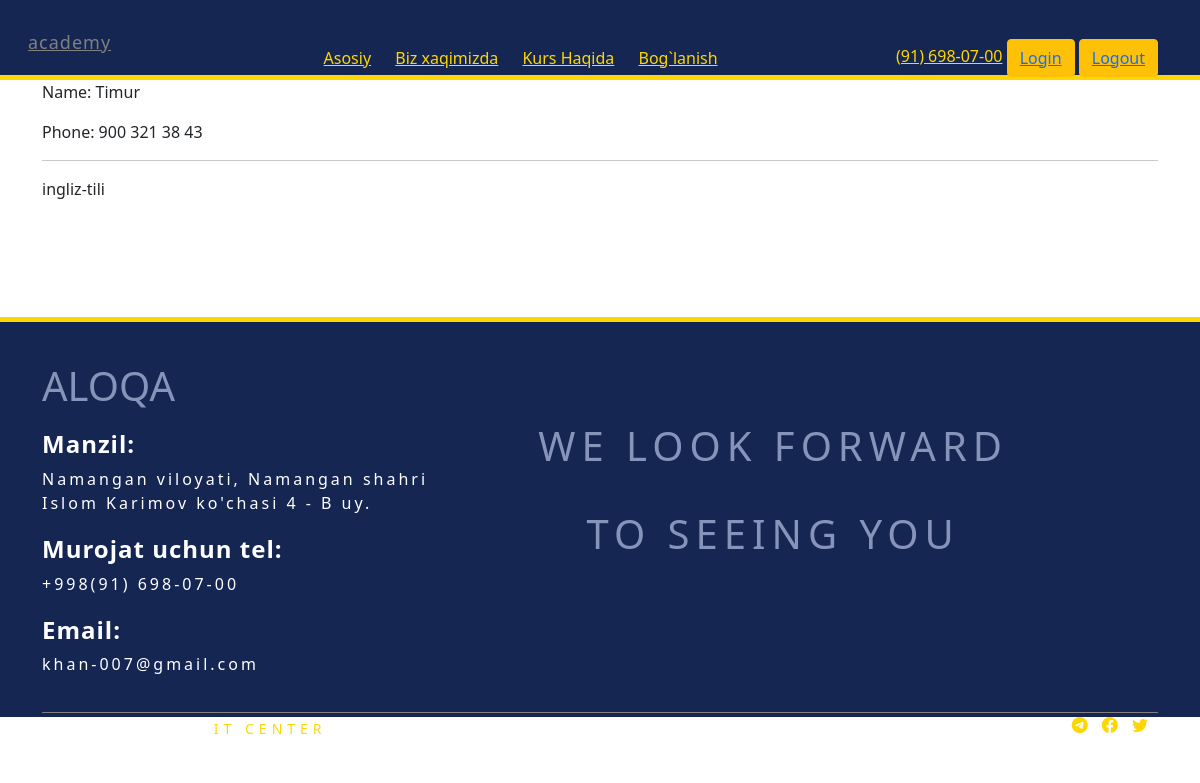
The app's page /message/1/ with its own data.
### app/models.py (models this page shows, shortened)
class SendRegistr(models.Model):
    course_name = models.ForeignKey(CourseAddPage,on_delete=models.CASCADE)
    name = models.CharField(max_length=50)
    phone = models.CharField(max_length=50)
    is_read = models.BooleanField(default=False)
    created = models.DateTimeField(auto_now_add=True,null=True,blank=True)

class CourseAddPage(models.Model):
    course_name = models.CharField(max_length=255,null=True, blank=True)
    course_price = models.DecimalField(max_digits=7,decimal_places=2,null=True, blank=True)
    course_discount = models.DecimalField(max_digits=7,decimal_places=0,null=True, blank=True)
    image = models.ImageField(upload_to='media/course_pic/',null=True, blank=True)
    course_continu = models.CharField(max_length=255,null=True, blank=True)
    slug = models.SlugField(null=True, blank=True)
    created = models.DateTimeField(auto_now_add=True,null=True, blank=True)
    id = models.UUIDField(default=uuid.uuid4, unique=True,
                          primary_key=True, editable=False)
    def __str__(self):
        return self.course_name

### app/views.py (the view)
# urls.py: path('message/<str:pk>/',messagePage, name="message"),
def messagePage(request, pk):
    message = SendRegistr.objects.get(id=pk)
    message.is_read = True
    message.save()
    context = {'message': message}
    return render(request, 'message.html', context)

### templates/message.html
{% extends 'base.html' %}
{% load static %}
{% block content %}
<div class="container">
    <p>Name: {{message.name}}</p>
    <p>Phone: {{message.phone}}</p>
    <hr>
    <p>{{message.course_name}}</p>
</div>
{% endblock %}

### static/style/tiger.css (style rules this page uses)
* { margin: 0; padding: 0; box-sizing: border-box; }
body { font-family: 'Montserrat', sans-serif; font-family: 'Poppins', sans-serif; }
.container { width: 100%; max-width: 1300px; margin: auto; padding: 0 5px; }
:root { --main: #121227; --oq: #fff; --shadow: rgba(60, 64, 67, 0.3) 0px 1px 2px 0px, rgba(60, 64, 67, 0.15) 0px 1px 3px 1px; --gold: #f0c040; --green: rgb(17, 233, 17); --light-blue: #343449; --navbar-and-footer: #152653; }

### records on screen
SendRegistr: name "Timur", phone "900 321 38 43", course_name "ingliz-tili"
